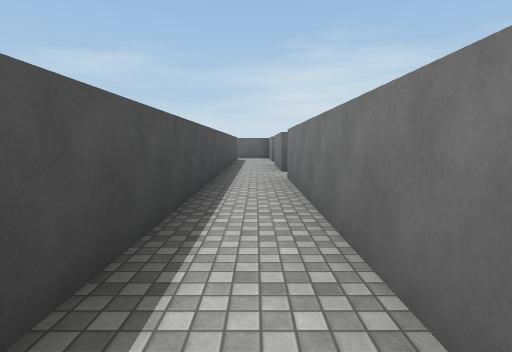
view 1 (above)

18 first-person views from a walk through a Unity game level. The camera is 1.4 m above the floor, tilts 6° down and sees 80° across. The floor is counted in squares, 2 m on a side. Each view is taken from the middle of a square. On the plan, view 1 faces up. The plan holds only what a view shows up to about 10 squares ahead; the rest is blank. The place goes on beyond the plan. The player character is not drawn. Surface patterns are stand-ins for the level's own textures.

view 2
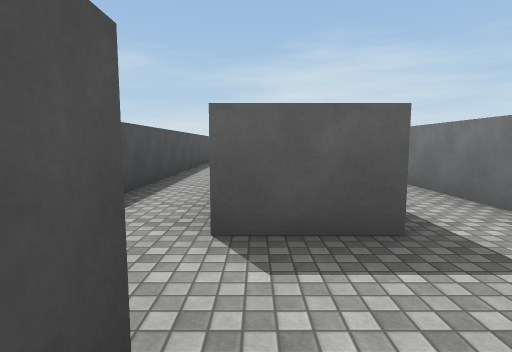

view 3
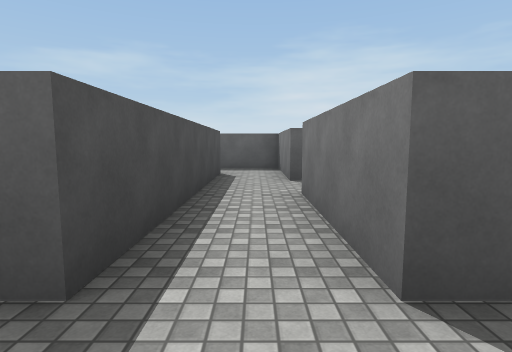

view 4
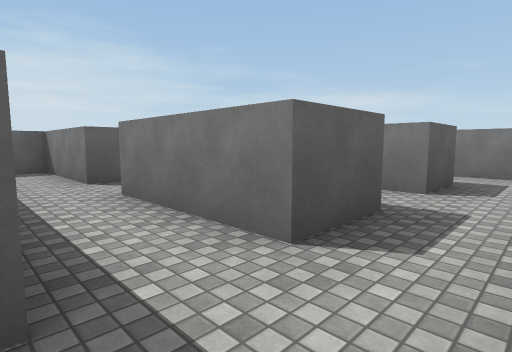

view 5
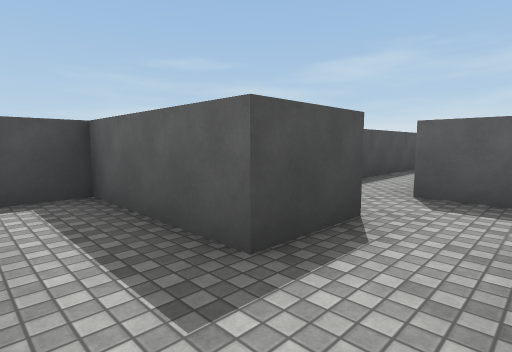

view 6
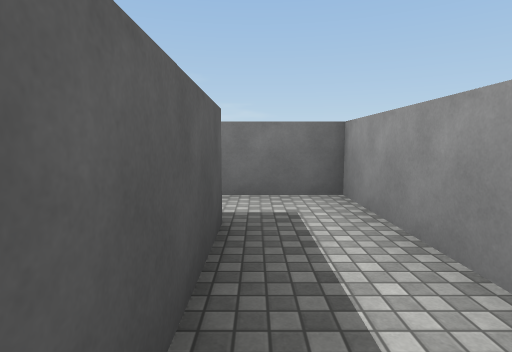

view 7
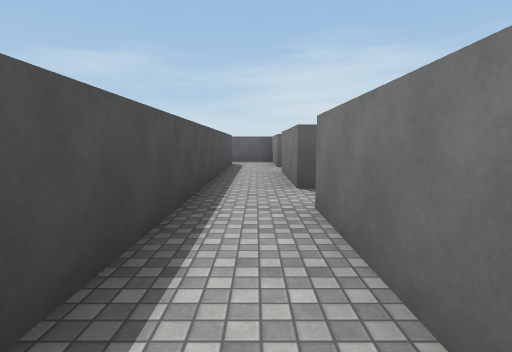

view 8
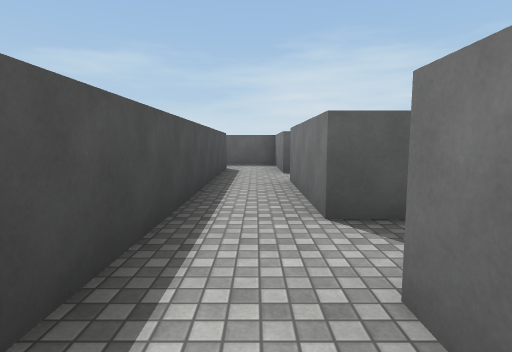

view 9
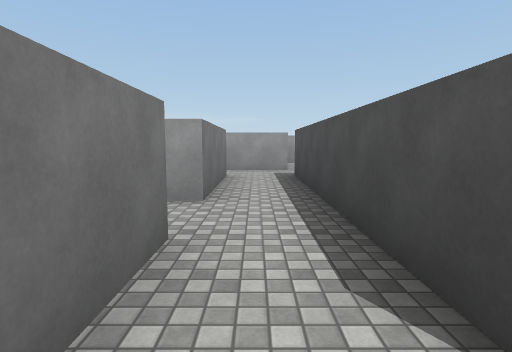

view 10
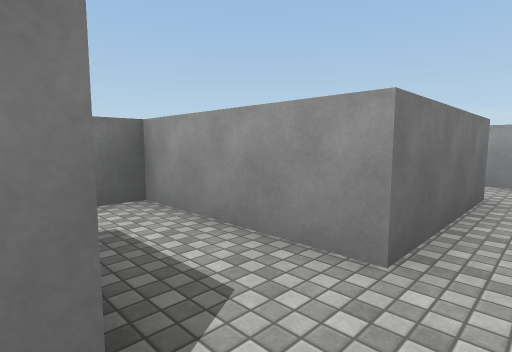

view 11
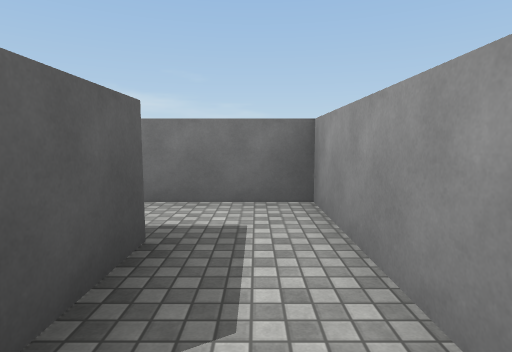

view 12
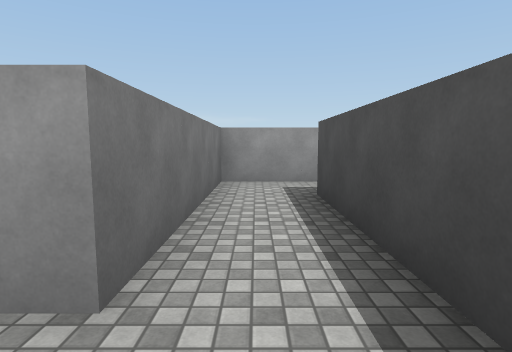

view 13
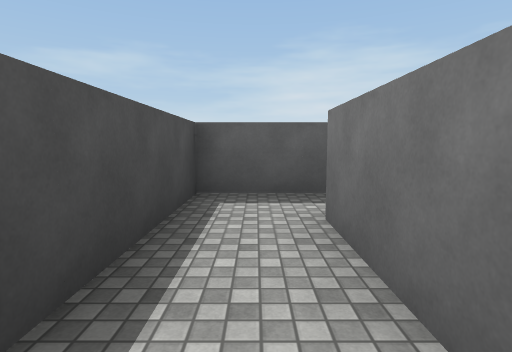

view 14
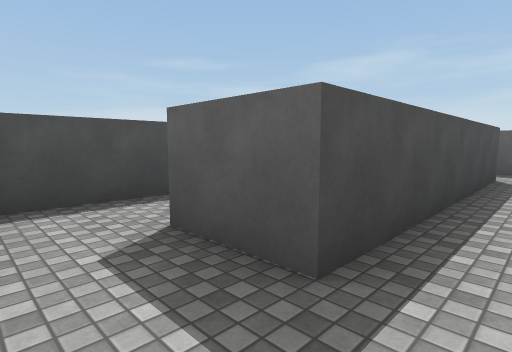

view 15
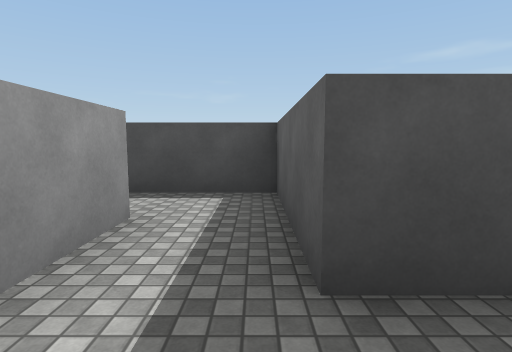

view 16
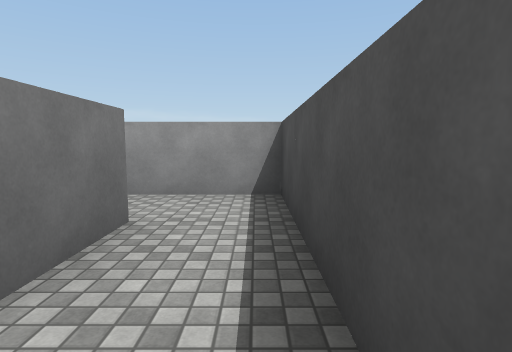

view 17
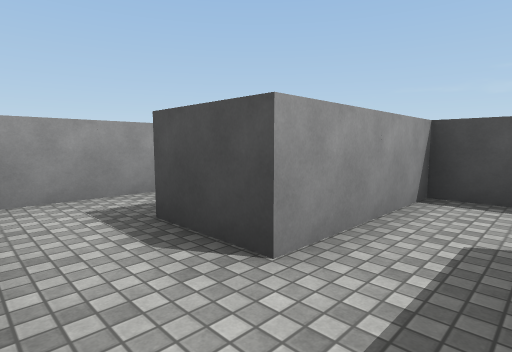

view 18
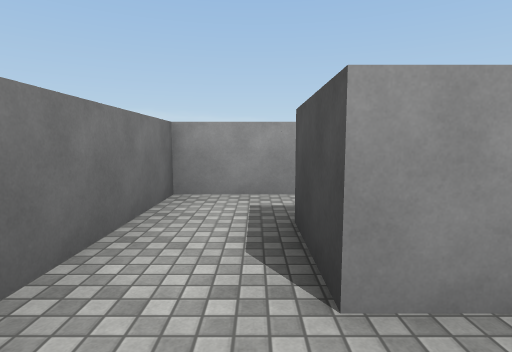

### Floor plan
Points are (right, up) in squares from view 1. A wall is a line through its corners. A room is listed if a view was taken in it or the views show most of it. See-through windows are left out.
Room 1 (views 1, 3, 4, 7, 8, 10, 11, 14)
walls: (0.7, 0.6) (0.7, 6.4); (2.2, 6.4) (2.2, 0.3) (0.6, 0.3); (3.7, 0.3) (3.7, 3.3) (5.5, 3.3); (2.1, -1.2) (3.9, -1.2); (2.5, 7.8) (0.7, 7.8) (0.7, 10.9); (5.2, 4.8) (3.7, 4.8) (3.7, 6.5); (-0.8, 10.5) (-0.8, -0.8)
ways out: opening at (1.5, -2) to room 2; opening at (1.5, 7) to room 4; opening at (3, 5.5) to room 4; opening at (4.5, 4) to room 5; opening at (0, 10); opening at (4.5, -0.5)
Room 2 (views 2, 5, 15)
walls: (0.7, -1.1) (0.7, -2.7) (-0.5, -2.7); (-0.9, -4.2) (2.1, -4.2) (2.1, -2.5)
ways out: opening at (1.5, -2) to room 1; opening at (0, -3.5) to room 3
Room 3 (views 6, 16)
walls: (-0.5, -2.7) (-2.4, -2.7) (-2.4, -4.5)
ways out: opening at (0, -3.5) to room 2; opening at (-1.5, -5) to room 7
Room 4 (view 9)
walls: (3.7, 6.5) (3.7, 7.8) (2.5, 7.8)
ways out: opening at (1.5, 7) to room 1; opening at (3, 5.5) to room 1
Room 5 (views 12, 13)
walls: (7.1, 9.3) (5.2, 9.3) (5.2, 4.8); (5.5, 3.3) (6.7, 3.3) (6.7, 7.8) (7.1, 7.8)
ways out: opening at (4.5, 4) to room 1
Room 6 (views 17, 18)
walls: (-0.5, -7.2) (0.7, -7.2) (0.7, -8.8); (-0.1, -10.2) (2.1, -10.2) (2.1, -7.2)
ways out: opening at (0, -6.5) to room 7
Room 7 (no view inside)
walls: (-0.9, -5.8) (-0.9, -4.2); (-2.4, -4.5) (-2.4, -7.2) (-0.5, -7.2)
ways out: opening at (-1.5, -5) to room 3; opening at (0, -6.5) to room 6

Positions as (right, up) in squares from view 1, and headings:
1: (0, 0), facing up
2: (1, -2), facing up
3: (3, -1), facing up
4: (2, -1), facing up-right
5: (2, -4), facing up-left
6: (-2, -3), facing right
7: (0, 3), facing up
8: (0, 5), facing up
9: (3, 7), facing down
10: (3, 5), facing down-right
11: (3, 4), facing right
12: (6, 9), facing down
13: (6, 5), facing up
14: (3, -1), facing up-left
15: (2, -3), facing left
16: (-2, -3), facing down
17: (2, -6), facing down-left
18: (1, -6), facing down
